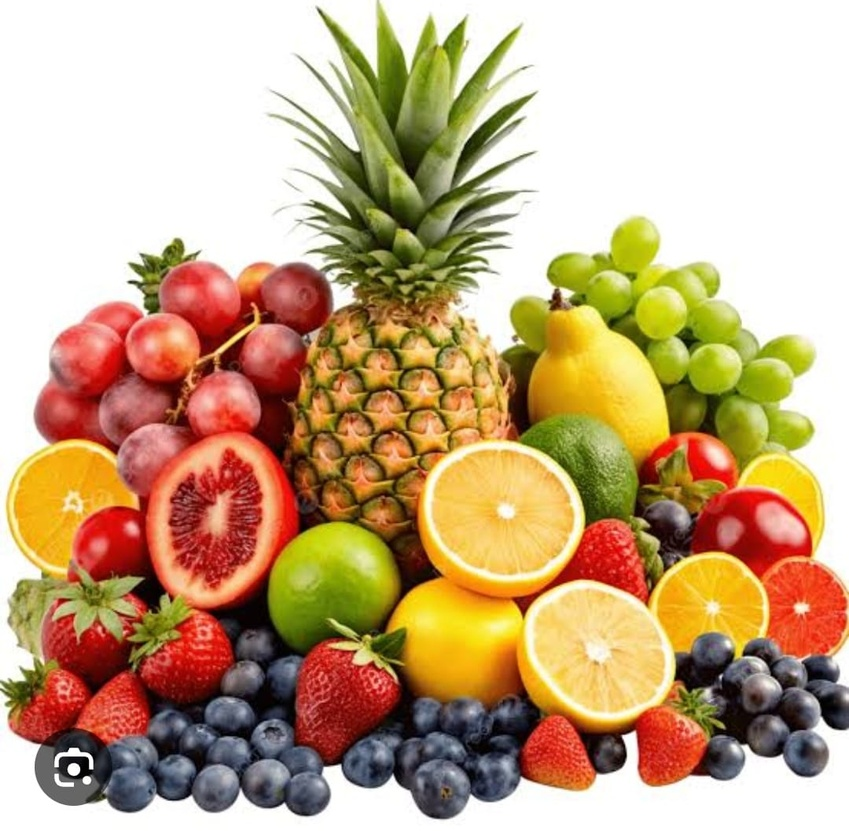
#> input picture Python/OpenCV/Img/fruits.jpeg, 849 x 831 px, shrunk from 1080 x 1057 before the run
$ jupyter execute converting_img.ipynb
#> lines starting #> are read from the running program, lines starting #| are printed output that depends on the picture
[cell 1]
import cv2

[cell 2]
import numpy as np

[cell 3]
img=cv2.imread("Img/fruits.jpeg")
#> img is the input picture: shape (831, 849, 3); mean B, G, R 131.7, 168, 197.7

[cell 4]
img_rgb = cv2.cvtColor(img, cv2.COLOR_BGR2RGB)

[cell 5]
cv2.imshow("original",img_rgb)

[cell 6]
cv2.waitKey(0)

[cell 7]
gray = cv2.cvtColor(img, cv2.COLOR_BGR2GRAY)
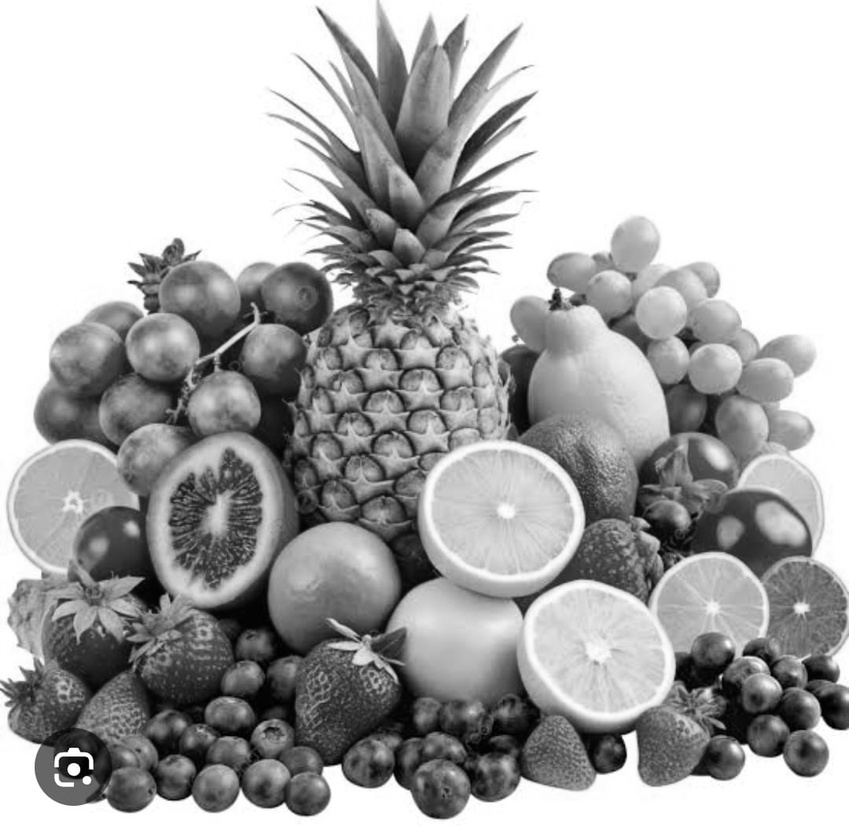
#> gray: shape (831, 849); min 0, max 255, mean 172.7

[cell 8]
cv2.imshow("Gray Image", gray)
cv2.waitKey(0)
cv2.destroyAllWindows()

[cell 9]
img_blue=img[:,:,0]
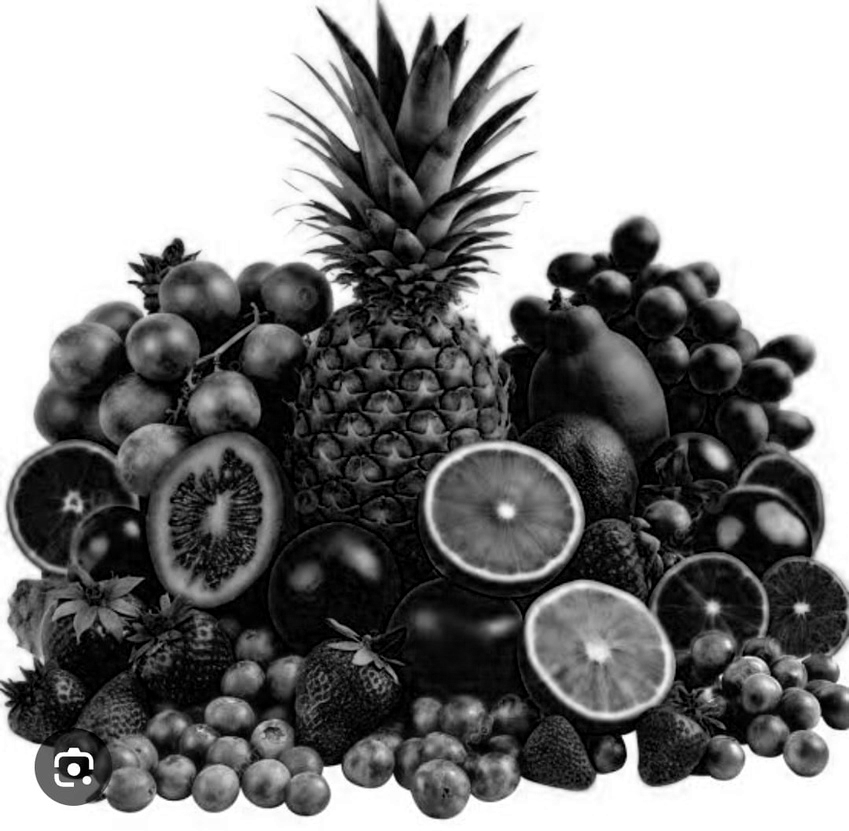
#> img_blue: shape (831, 849); min 0, max 255, mean 131.7
img_green=img[:,:,1]
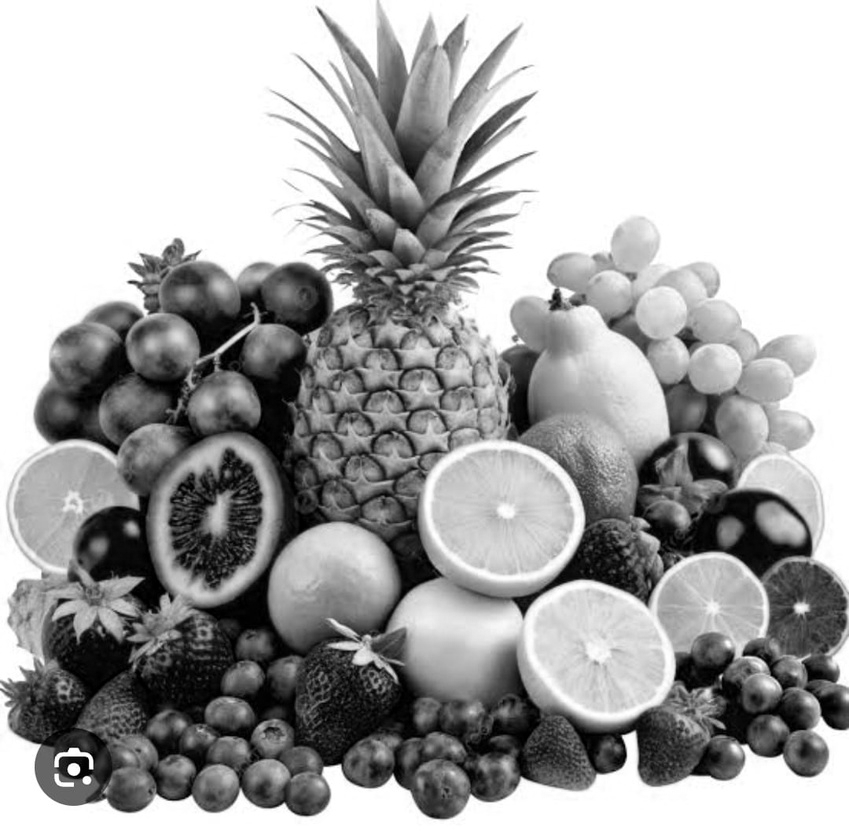
#> img_green: shape (831, 849); min 0, max 255, mean 168
img_red=img[:,:,2]
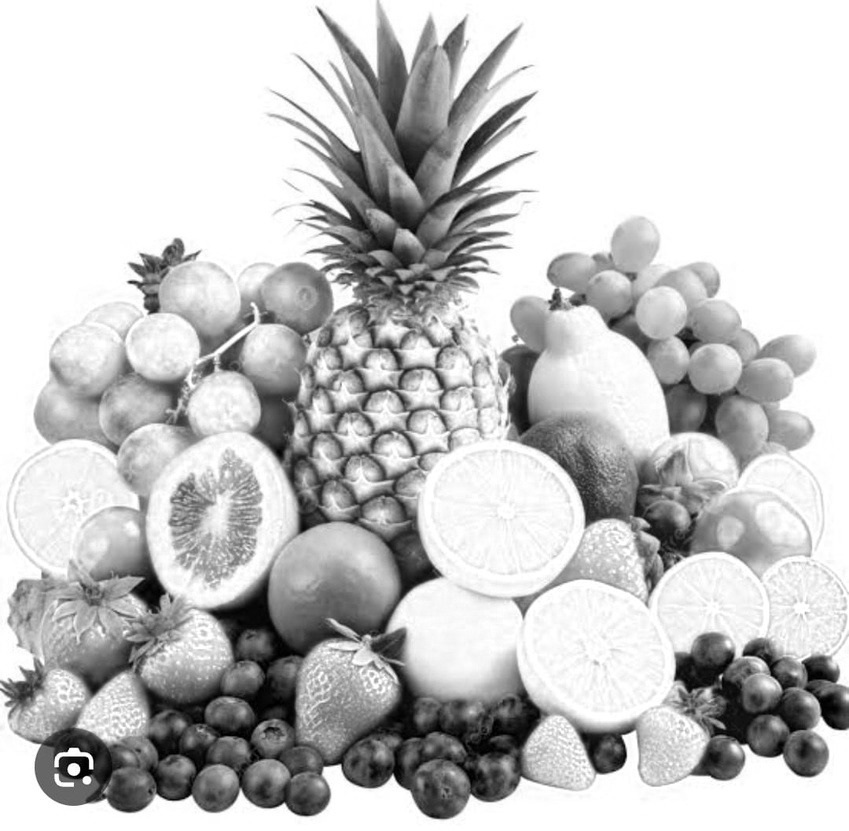
#> img_red: shape (831, 849); min 0, max 255, mean 197.7

[cell 10]
img_new=np.hstack((img_blue,img_green,img_red))
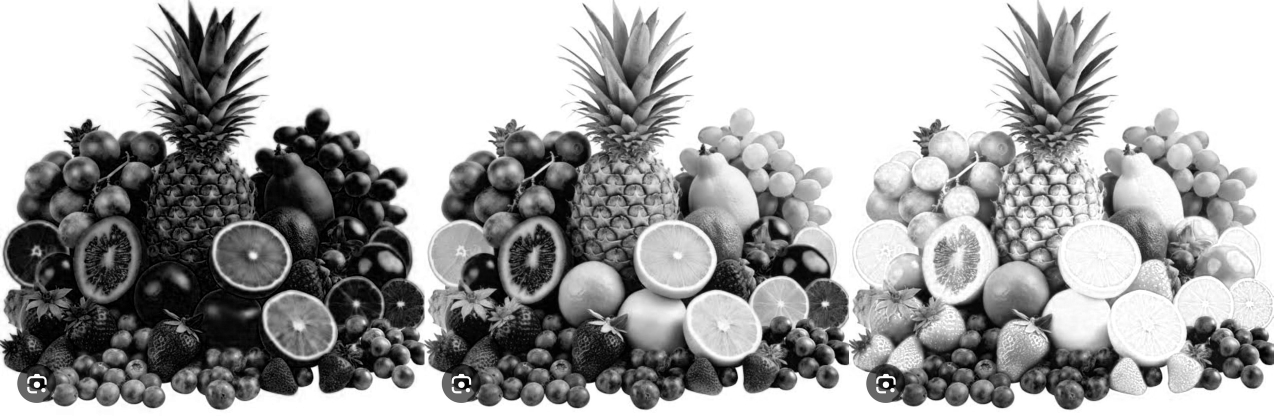
#> img_new: shape (831, 2547) (shown at 1/2 size); min 0, max 255, mean 165.8
